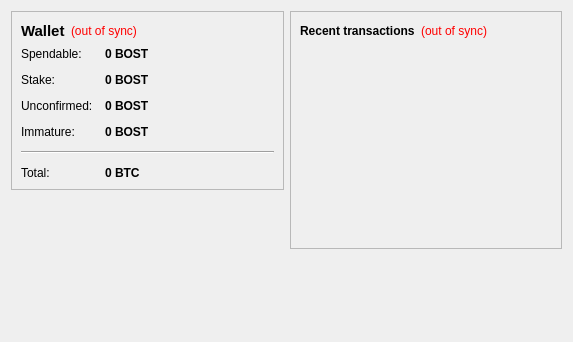
<?xml version="1.0" encoding="UTF-8"?>
<ui version="4.0">
 <class>OverviewPage</class>
 <widget class="QWidget" name="OverviewPage">
  <property name="geometry">
   <rect>
    <x>0</x>
    <y>0</y>
    <width>573</width>
    <height>342</height>
   </rect>
  </property>
  <property name="windowTitle">
   <string>Form</string>
  </property>
  <layout class="QHBoxLayout" name="horizontalLayout" stretch="1,1">
   <item>
    <layout class="QVBoxLayout" name="verticalLayout_2">
     <item>
      <widget class="QFrame" name="frame">
       <property name="frameShape">
        <enum>QFrame::StyledPanel</enum>
       </property>
       <property name="frameShadow">
        <enum>QFrame::Raised</enum>
       </property>
       <layout class="QVBoxLayout" name="verticalLayout_4">
        <item>
         <layout class="QHBoxLayout" name="horizontalLayout_4">
          <item>
           <widget class="QLabel" name="label_5">
            <property name="font">
             <font>
              <pointsize>11</pointsize>
              <weight>75</weight>
              <bold>true</bold>
             </font>
            </property>
            <property name="text">
             <string>Wallet</string>
            </property>
           </widget>
          </item>
          <item>
           <widget class="QLabel" name="labelWalletStatus">
            <property name="toolTip">
             <string>The displayed information may be out of date. Your wallet automatically synchronizes with the sterlingcoin network after a connection is established, but this process has not completed yet.</string>
            </property>
            <property name="styleSheet">
             <string notr="true">QLabel { color: red; }</string>
            </property>
            <property name="text">
             <string notr="true">(out of sync)</string>
            </property>
            <property name="alignment">
             <set>Qt::AlignLeading|Qt::AlignLeft|Qt::AlignVCenter</set>
            </property>
           </widget>
          </item>
          <item>
           <spacer name="horizontalSpacer_2">
            <property name="orientation">
             <enum>Qt::Horizontal</enum>
            </property>
            <property name="sizeHint" stdset="0">
             <size>
              <width>40</width>
              <height>20</height>
             </size>
            </property>
           </spacer>
          </item>
         </layout>
        </item>
        <item>
         <layout class="QFormLayout" name="formLayout_2">
          <property name="fieldGrowthPolicy">
           <enum>QFormLayout::AllNonFixedFieldsGrow</enum>
          </property>
          <property name="horizontalSpacing">
           <number>12</number>
          </property>
          <property name="verticalSpacing">
           <number>12</number>
          </property>
          <item row="0" column="0">
           <widget class="QLabel" name="label">
            <property name="text">
             <string>Spendable:</string>
            </property>
           </widget>
          </item>
          <item row="0" column="1">
           <widget class="QLabel" name="labelBalance">
            <property name="font">
             <font>
              <weight>75</weight>
              <bold>true</bold>
             </font>
            </property>
            <property name="cursor">
             <cursorShape>IBeamCursor</cursorShape>
            </property>
            <property name="toolTip">
             <string>Your current spendable balance</string>
            </property>
            <property name="text">
             <string notr="true">0 BOST</string>
            </property>
            <property name="textInteractionFlags">
             <set>Qt::LinksAccessibleByMouse|Qt::TextSelectableByKeyboard|Qt::TextSelectableByMouse</set>
            </property>
           </widget>
          </item>
          <item row="1" column="0">
           <widget class="QLabel" name="label_6">
            <property name="text">
             <string>Stake:</string>
            </property>
           </widget>
          </item>
          <item row="1" column="1">
           <widget class="QLabel" name="labelStake">
            <property name="font">
             <font>
              <weight>75</weight>
              <bold>true</bold>
             </font>
            </property>
            <property name="cursor">
             <cursorShape>IBeamCursor</cursorShape>
            </property>
            <property name="toolTip">
             <string>Total of coins that was staked, and do not yet count toward the current balance</string>
            </property>
            <property name="text">
             <string notr="true">0 BOST</string>
            </property>
            <property name="textInteractionFlags">
             <set>Qt::LinksAccessibleByMouse|Qt::TextSelectableByKeyboard|Qt::TextSelectableByMouse</set>
            </property>
           </widget>
          </item>
          <item row="2" column="0">
           <widget class="QLabel" name="label_3">
            <property name="text">
             <string>Unconfirmed:</string>
            </property>
           </widget>
          </item>
          <item row="2" column="1">
           <widget class="QLabel" name="labelUnconfirmed">
            <property name="font">
             <font>
              <weight>75</weight>
              <bold>true</bold>
             </font>
            </property>
            <property name="cursor">
             <cursorShape>IBeamCursor</cursorShape>
            </property>
            <property name="toolTip">
             <string>Total of transactions that have yet to be confirmed, and do not yet count toward the current balance</string>
            </property>
            <property name="text">
             <string notr="true">0 BOST</string>
            </property>
            <property name="textInteractionFlags">
             <set>Qt::LinksAccessibleByMouse|Qt::TextSelectableByKeyboard|Qt::TextSelectableByMouse</set>
            </property>
           </widget>
          </item>
          <item row="3" column="0">
           <widget class="QLabel" name="labelImmatureText">
            <property name="text">
             <string>Immature:</string>
            </property>
           </widget>
          </item>
          <item row="3" column="1">
           <widget class="QLabel" name="labelImmature">
            <property name="font">
             <font>
              <weight>75</weight>
              <bold>true</bold>
             </font>
            </property>
            <property name="toolTip">
             <string>Mined balance that has not yet matured</string>
            </property>
            <property name="text">
             <string notr="true">0 BOST</string>
            </property>
            <property name="textInteractionFlags">
             <set>Qt::LinksAccessibleByMouse|Qt::TextSelectableByKeyboard|Qt::TextSelectableByMouse</set>
            </property>
           </widget>
          </item>
          <item row="4" column="0" colspan="2">
           <widget class="Line" name="line">
            <property name="orientation">
             <enum>Qt::Horizontal</enum>
            </property>
           </widget>
          </item>
          <item row="5" column="0">
           <widget class="QLabel" name="labelTotalText">
            <property name="text">
             <string>Total:</string>
            </property>
           </widget>
          </item>
          <item row="5" column="1">
           <widget class="QLabel" name="labelTotal">
            <property name="font">
             <font>
              <weight>75</weight>
              <bold>true</bold>
             </font>
            </property>
            <property name="cursor">
             <cursorShape>IBeamCursor</cursorShape>
            </property>
            <property name="toolTip">
             <string>Your current total balance</string>
            </property>
            <property name="text">
             <string notr="true">0 BTC</string>
            </property>
            <property name="textInteractionFlags">
             <set>Qt::LinksAccessibleByMouse|Qt::TextSelectableByKeyboard|Qt::TextSelectableByMouse</set>
            </property>
           </widget>
          </item>
         </layout>
        </item>
       </layout>
      </widget>
     </item>
     <item>
      <spacer name="verticalSpacer_3">
       <property name="orientation">
        <enum>Qt::Vertical</enum>
       </property>
       <property name="sizeHint" stdset="0">
        <size>
         <width>20</width>
         <height>40</height>
        </size>
       </property>
      </spacer>
     </item>
     <item>
      <widget class="QLabel" name="label_2">
       <property name="text">
        <string/>
       </property>
       <property name="pixmap">
        <pixmap resource="../bitcoin.qrc">:/images/backg</pixmap>
       </property>
       <property name="scaledContents">
        <bool>false</bool>
       </property>
       <property name="alignment">
        <set>Qt::AlignCenter</set>
       </property>
      </widget>
     </item>
     <item>
      <spacer name="verticalSpacer">
       <property name="orientation">
        <enum>Qt::Vertical</enum>
       </property>
       <property name="sizeHint" stdset="0">
        <size>
         <width>20</width>
         <height>40</height>
        </size>
       </property>
      </spacer>
     </item>
    </layout>
   </item>
   <item>
    <layout class="QVBoxLayout" name="verticalLayout_3">
     <item>
      <widget class="QFrame" name="frame_2">
       <property name="frameShape">
        <enum>QFrame::StyledPanel</enum>
       </property>
       <property name="frameShadow">
        <enum>QFrame::Raised</enum>
       </property>
       <layout class="QVBoxLayout" name="verticalLayout">
        <item>
         <layout class="QHBoxLayout" name="horizontalLayout_2">
          <item>
           <widget class="QLabel" name="label_4">
            <property name="text">
             <string>&lt;b&gt;Recent transactions&lt;/b&gt;</string>
            </property>
           </widget>
          </item>
          <item>
           <widget class="QLabel" name="labelTransactionsStatus">
            <property name="toolTip">
             <string>The displayed information may be out of date. Your wallet automatically synchronizes with the sterlingcoin network after a connection is established, but this process has not completed yet.</string>
            </property>
            <property name="styleSheet">
             <string notr="true">QLabel { color: red; }</string>
            </property>
            <property name="text">
             <string notr="true">(out of sync)</string>
            </property>
            <property name="alignment">
             <set>Qt::AlignRight|Qt::AlignTrailing|Qt::AlignVCenter</set>
            </property>
           </widget>
          </item>
          <item>
           <spacer name="horizontalSpacer">
            <property name="orientation">
             <enum>Qt::Horizontal</enum>
            </property>
            <property name="sizeHint" stdset="0">
             <size>
              <width>40</width>
              <height>20</height>
             </size>
            </property>
           </spacer>
          </item>
         </layout>
        </item>
        <item>
         <widget class="QListView" name="listTransactions">
          <property name="styleSheet">
           <string notr="true">QListView { background: transparent; }</string>
          </property>
          <property name="frameShape">
           <enum>QFrame::NoFrame</enum>
          </property>
          <property name="verticalScrollBarPolicy">
           <enum>Qt::ScrollBarAlwaysOff</enum>
          </property>
          <property name="horizontalScrollBarPolicy">
           <enum>Qt::ScrollBarAlwaysOff</enum>
          </property>
          <property name="selectionMode">
           <enum>QAbstractItemView::NoSelection</enum>
          </property>
         </widget>
        </item>
       </layout>
      </widget>
     </item>
     <item>
      <spacer name="verticalSpacer_2">
       <property name="orientation">
        <enum>Qt::Vertical</enum>
       </property>
       <property name="sizeHint" stdset="0">
        <size>
         <width>20</width>
         <height>40</height>
        </size>
       </property>
      </spacer>
     </item>
    </layout>
   </item>
  </layout>
 </widget>
 <resources>
  <include location="../bitcoin.qrc"/>
 </resources>
 <connections/>
</ui>
